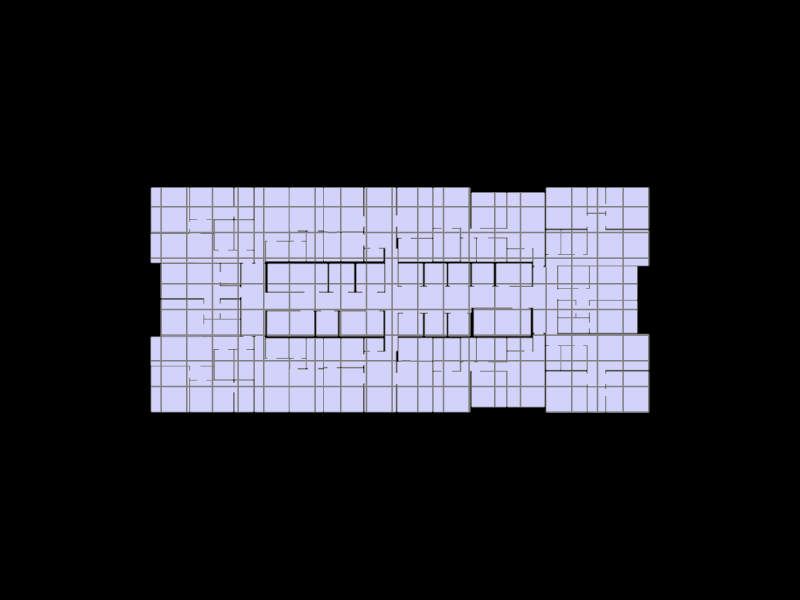

The code cell stored with this chart in its notebook:
### Markdown cell above
## 9. Show the geometry and the grid

### Code cell
Topology.Show(gallery, grid,
              camera=[0,0,6],
              faceColor=[210,210,250],
              faceOpacity=1,
              edgeColor="grey",
              edgeWidth=3,
              showVertices=False,
              backgroundColor="black",
              width=800,
              height=600,
              renderer = renderer)

### Figure 1 — Plotly figure (JSON) as saved in the notebook; plotly's stock layout.template omitted (floating-point values rounded to 4 significant figures; data arrays with more than 128 entries replaced by an {"elided": "..."} marker saying what was removed)
{"data": [{"hoverinfo": "text", "legendgroup": "2", "legendrank": 2, "line": {"color": "grey", "dash": "solid", "width": 3}, "marker": {"size": 0}, "mode": "lines", "name": "1: Untitled (Edges)", "showlegend": false, "text": "", "type": "scatter3d", "x": {"elided": "2238 float values"}, "y": {"elided": "2238 float values"}, "z": {"elided": "2238 int values"}}, {"cmax": 1, "cmin": 0, "color": "#D2D2FA", "colorscale": [[0, "#440154"], [0.1111, "#482878"], [0.2222, "#3e4989"], [0.3333, "#31688e"], [0.4444, "#26828e"], [0.5556, "#1f9e89"], [0.6667, "#35b779"], [0.7778, "#6ece58"], [0.8889, "#b5de2b"], [1, "#fde725"]], "flatshading": true, "hoverinfo": "text", "hovertext": "", "i": {"elided": "744 int values"}, "j": {"elided": "744 int values"}, "k": {"elided": "744 int values"}, "legendgroup": "3", "legendrank": 3, "lighting": {"facenormalsepsilon": 0}, "name": "1: Untitled (Faces)", "opacity": 1, "showlegend": false, "showscale": false, "text": "", "type": "mesh3d", "x": {"elided": "746 float values"}, "y": {"elided": "746 float values"}, "z": {"elided": "746 int values"}}, {"hoverinfo": "text", "legendgroup": "6", "legendrank": 6, "line": {"color": "grey", "dash": "solid", "width": 3}, "marker": {"size": 0}, "mode": "lines", "name": "2: Untitled (Edges)", "showlegend": false, "text": "", "type": "scatter3d", "x": {"elided": "624 float values"}, "y": {"elided": "624 float values"}, "z": {"elided": "624 int values"}}], "layout": {"autosize": true, "height": 600, "margin": {"b": 40, "l": 40, "r": 40, "t": 40}, "paper_bgcolor": "#000000", "plot_bgcolor": "#000000", "scene": {"aspectmode": "data", "camera": {"center": {"x": 0, "y": 0, "z": 0}, "eye": {"x": 0, "y": 0, "z": 6}, "projection": {"type": "perspective"}, "up": {"x": 0, "y": 1, "z": 0}}, "xaxis": {"visible": false}, "yaxis": {"visible": false}, "zaxis": {"visible": false}}, "showlegend": true, "width": 800, "xaxis": {"showgrid": false, "visible": false, "zeroline": false}, "yaxis": {"showgrid": false, "visible": false, "zeroline": false}}}
